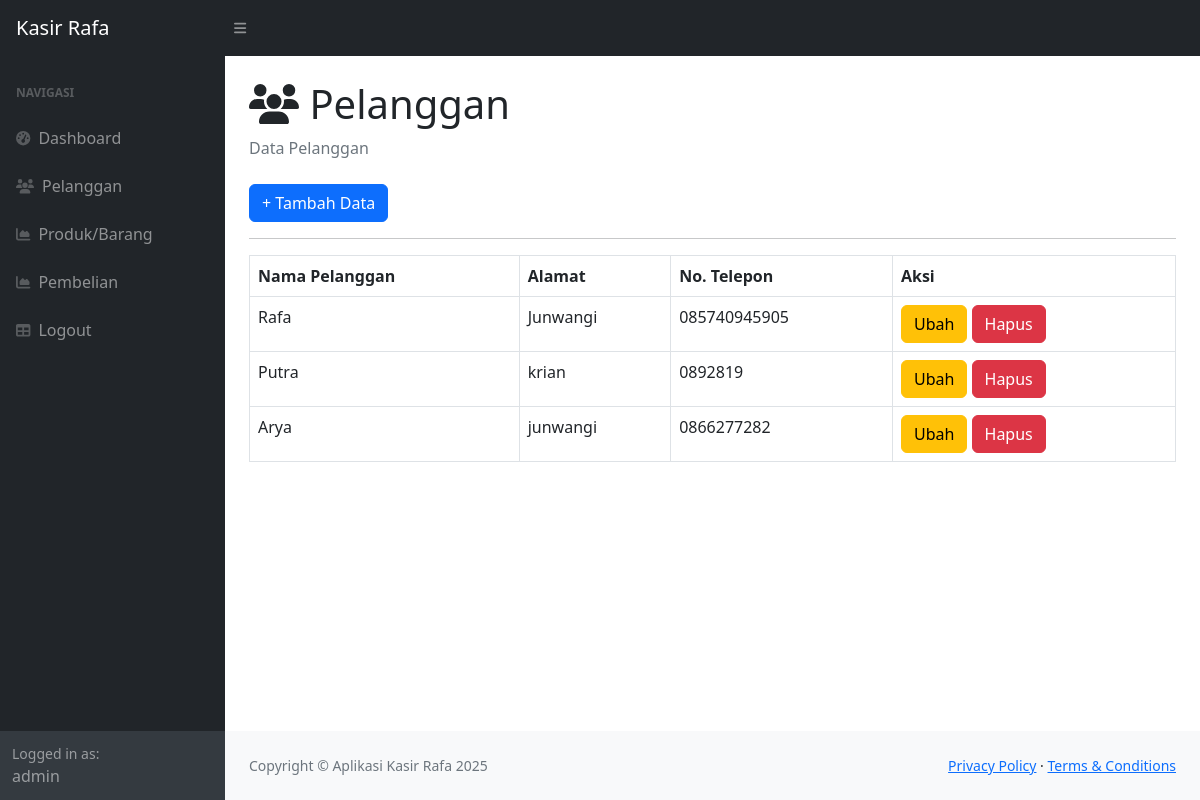
The app's page /index.php?page=pelanggan (signed in), older data.
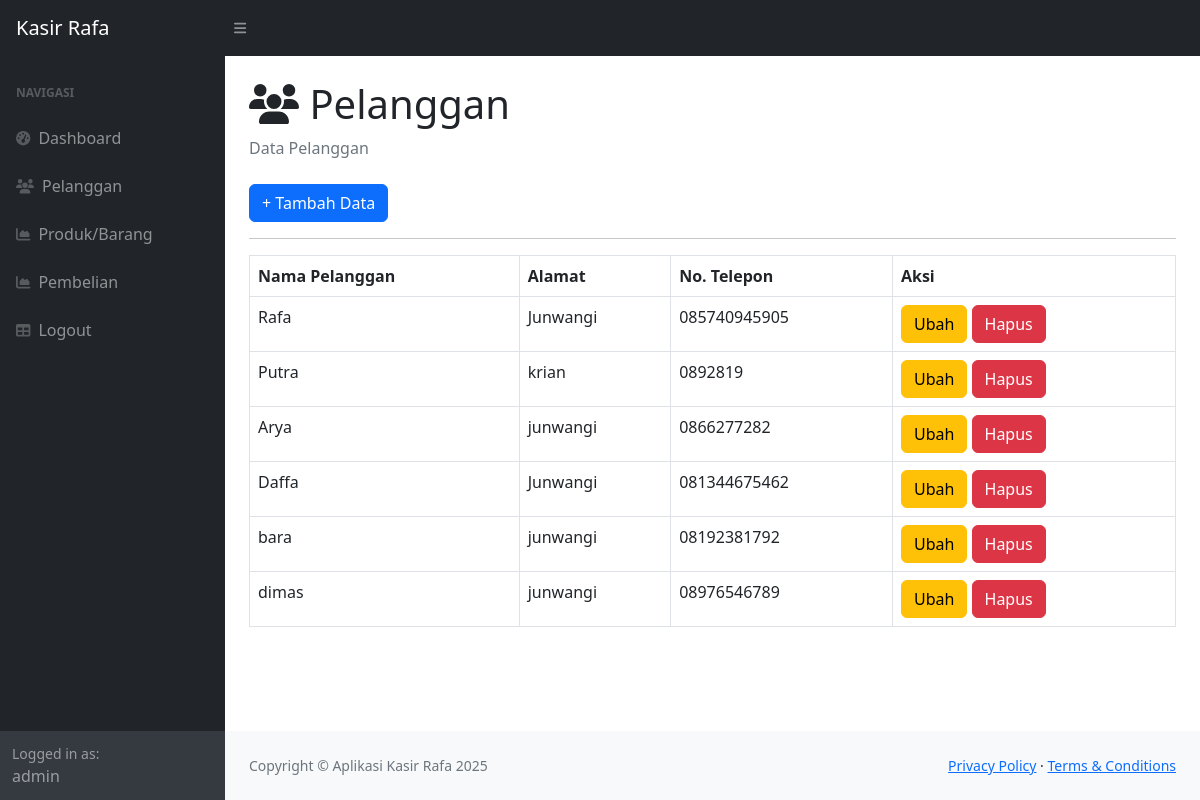
The same page, newer data.
### tables this page shows
CREATE TABLE `pelanggan` (
  `id_pelanggan` int(11) NOT NULL,
  `nama_pelanggan` varchar(255) DEFAULT NULL,
  `alamat` text DEFAULT NULL,
  `nomer_telepon` varchar(255) DEFAULT NULL
);

### pelanggan.php (the view)
<div class="container-fluid px-4">
                        <h1 class="mt-4"><i class="fas fa-users"></i> Pelanggan</h1>
                        <ol class="breadcrumb mb-4">
                            <li class="breadcrumb-item active">Data Pelanggan</li>
                        </ol>
                        <a href="?page=pelanggan_tambah" class="btn btn-primary">+ Tambah Data</a>
                        <hr>
                        <table class="table table-bordered">
                            <tr>
                                <th>Nama Pelanggan</th>
                                <th>Alamat</th>
                                <th>No. Telepon</th>
                                <th>Aksi</th>
                            </tr>
                            <?php
                                $query = mysqli_query($koneksi, "SELECT*FROM pelanggan");
                                while($data = mysqli_fetch_array($query)){
                                    ?>
                                    <tr>
                                        <td><?php echo $data['nama_pelanggan']; ?></td>
                                        <td><?php echo $data['alamat']; ?></td>
                                        <td><?php echo $data['nomer_telepon']; ?></td>
                                        <td>
                                            <a href="?page=pelanggan_ubah&&id=<?php echo $data['id_pelanggan']; ?>" class="btn btn-warning">Ubah</a>
                                            <a href="?page=pelanggan_hapus&&id=<?php echo $data['id_pelanggan']; ?>" class="btn btn-danger">Hapus</a>
                                        </td>
                                    </tr>
                                    <?php
                                }
                            ?>
                        </table>
                    </div>

Row changes from the older to the newer data that the page shows:
added pelanggan: nama_pelanggan "Daffa", alamat "Junwangi", nomer_telepon "081344675462"
added pelanggan: nama_pelanggan "bara", alamat "junwangi", nomer_telepon "08192381792"
added pelanggan: nama_pelanggan "dimas", alamat "junwangi", nomer_telepon "08976546789"
